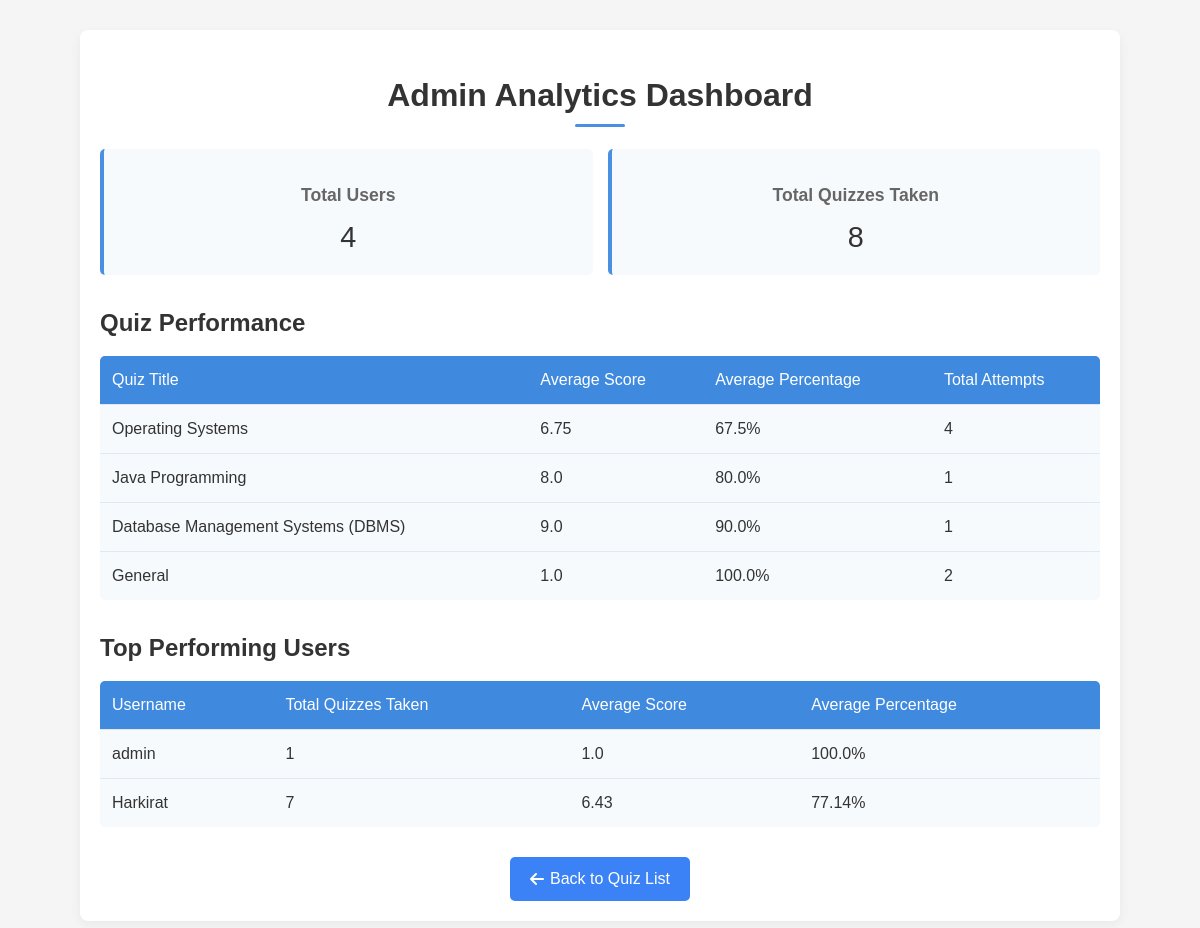
Page /admin_analytics (signed in) on the committed database.
### app.py (models this page shows)
class Quiz(db.Model):
    id = db.Column(db.Integer, primary_key=True)
    title = db.Column(db.String(100), nullable=False)
    time_limit = db.Column(db.Integer, nullable=False)

class User(db.Model):
    id = db.Column(db.Integer, primary_key=True)
    username = db.Column(db.String(80), unique=True, nullable=False)
    password = db.Column(db.String(120), nullable=False)
    is_admin = db.Column(db.Boolean, default=False)

### app.py (the view)
@app.route('/admin_analytics')
def admin_analytics():
    session.permanent = False
    if 'user_id' not in session or not session.get('is_admin'):
        flash('Admin access required.', 'danger')
        return redirect(url_for('home'))
    try:
        total_users = User.query.count()
        total_quizzes_taken = Score.query.count()
        quizzes = Quiz.query.all()
        quiz_stats = []
        for quiz in quizzes:
            scores = Score.query.filter_by(quiz_id=quiz.id).all()
            if scores:
                avg_score = sum(score.score for score in scores) / len(scores)
                total_questions = Question.query.filter_by(quiz_id=quiz.id).count()
                avg_percentage = (avg_score / total_questions) * 100 if total_questions else 0
                quiz_stats.append({
                    'title': quiz.title,
                    'avg_score': round(avg_score, 2),
                    'avg_percentage': round(avg_percentage, 2),
                    'total_attempts': len(scores)
                })
        top_users = []
        users = User.query.all()
        for user in users:
            scores = Score.query.filter_by(user_id=user.id).all()
            if scores:
                total_attempts = len(scores)
                avg_score = sum(score.score for score in scores) / total_attempts
                total_percentages = 0
                for score in scores:
                    total_questions = Question.query.filter_by(quiz_id=score.quiz_id).count()
                    percentage = (score.score / total_questions * 100) if total_questions else 0
                    total_percentages += percentage
                avg_percentage = total_percentages / total_attempts if total_attempts else 0
                top_users.append({
                    'username': user.username,
                    'total_attempts': total_attempts,
                    'avg_score': round(avg_score, 2),
                    'avg_percentage': round(avg_percentage, 2)
                })
        top_users = sorted(top_users, key=lambda x: x['avg_percentage'], reverse=True)[:5]
        return render_template('admin_analytics.html',
                              total_users=total_users,
                              total_quizzes_taken=total_quizzes_taken,
                              quiz_stats=quiz_stats,
                              top_users=top_users)
    except Exception as e:
        flash(f"Error loading analytics: {str(e)}", 'danger')
        return redirect(url_for('home'))

### templates/admin_analytics.html (shortened to what this page needs)
<!DOCTYPE html>
<html lang="en">
<head>
    <link rel="stylesheet" href="https://cdnjs.cloudflare.com/ajax/libs/font-awesome/6.4.0/css/all.min.css">
</head>
<body>
    <div class="container">
        <h1>Admin Analytics Dashboard</h1>
        <div class="stats-grid">
            <div class="stat-card">
                <h3>Total Users</h3>
                <p>{{ total_users | default(0) }}</p>
            </div>
            <div class="stat-card">
                <h3>Total Quizzes Taken</h3>
                <p>{{ total_quizzes_taken | default(0) }}</p>
            </div>
        </div>
        <div class="quiz-stats">
            <h2>Quiz Performance</h2>
            {% if quiz_stats %}
                <table>
                    <thead>
                        <tr>
                            <th>Quiz Title</th>
                            <th>Average Score</th>
                            <th>Average Percentage</th>
                            <th>Total Attempts</th>
                        </tr>
                    </thead>
                    <tbody>
                        {% for stat in quiz_stats %}
                            <tr>
                                <td>{{ stat.title | default('N/A') }}</td>
                                <td>{{ stat.avg_score | default(0) }}</td>
                                <td>{{ stat.avg_percentage | default(0) }}%</td>
                                <td>{{ stat.total_attempts | default(0) }}</td>
                            </tr>
                        {% endfor %}
                    </tbody>
                </table>
            {% else %}
                <p>No quiz data available.</p>
            {% endif %}
        </div>
        <div class="top-users">
            <h2>Top Performing Users</h2>
            {% if top_users %}
                <table>
                    <thead>
                        <tr>
                            <th>Username</th>
                            <th>Total Quizzes Taken</th>
                            <th>Average Score</th>
                            <th>Average Percentage</th>
                        </tr>
                    </thead>
                    <tbody>
                        {% for user in top_users %}
                            <tr>
                                <td>{{ user.username }}</td>
                                <td>{{ user.total_attempts }}</td>
                                <td>{{ user.avg_score }}</td>
                                <td>{{ user.avg_percentage }}%</td>
                            </tr>
                        {% endfor %}
                    </tbody>
                </table>
            {% else %}
                <p>No user performance data available.</p>
            {% endif %}
        </div>
        <div class="button-group">
            <a href="{{ url_for('home') }}" class="button">
                <i class="fas fa-arrow-left"></i>
                Back to Quiz List
            </a>
        </div>
    </div>
</body>
</html>

### templates/admin_analytics.html (style rules this page uses)
body { font-family: 'Arial', sans-serif; margin: 0; padding: 0; background-color: #f5f5f5; color: #333; line-height: 1.5; }
.container { max-width: 1000px; margin: 30px auto; padding: 20px; background-color: #fff; border-radius: 8px; box-shadow: 0 4px 12px rgba(0, 0, 0, 0.05); }
h1 { text-align: center; color: #333; margin-bottom: 30px; font-size: 2em; position: relative; }
h1::after { content: ''; position: absolute; width: 50px; height: 3px; background-color: #4a90e2; bottom: -8px; left: 50%; transform: translateX(-50%); border-radius: 2px; }
h2 { color: #333; font-size: 1.5em; margin-bottom: 15px; }
.stats-grid { display: grid; grid-template-columns: repeat(auto-fit, minmax(200px, 1fr)); gap: 15px; margin-bottom: 30px; }
.stat-card { background-color: #f7fafc; padding: 15px; border-radius: 5px; text-align: center; border-left: 4px solid #4a90e2; transition: transform 0.2s ease, box-shadow 0.2s ease; }
.stat-card h3 { font-size: 1.1em; color: #666; margin-bottom: 8px; }
.stat-card p { font-size: 1.8em; color: #333; margin: 0; }
.quiz-stats { margin-bottom: 30px; }
.quiz-stats table, .top-users table { width: 100%; border-collapse: collapse; background: #f7fafc; border-radius: 5px; overflow: hidden; }
.quiz-stats th, .quiz-stats td, .top-users th, .top-users td { padding: 12px; text-align: left; border-bottom: 1px solid #e2e8f0; }
.quiz-stats th, .top-users th { background-color: #3f8adf; color: white; font-weight: 500; }
.quiz-stats tr:last-child td, .top-users tr:last-child td { border-bottom: none; }
.top-users { margin-bottom: 30px; }
.button-group { text-align: center; display: flex; justify-content: center; gap: 10px; flex-wrap: wrap; }
.button { display: inline-flex; align-items: center; gap: 6px; padding: 10px 20px; background-color: #3b82f6; color: white; text-decoration: none; border-radius: 5px; font-size: 1em; font-weight: 500; transition: background 0.3s ease; }
.button i { font-size: 1em; }

### rows in the picture
Quiz: title "Operating Systems", avg_score "6.75", avg_percentage "67.5", total_attempts "4"
Quiz: title "Java Programming", avg_score "8.0", avg_percentage "80.0", total_attempts "1"
Quiz: title "Database Management Systems (DBMS)", avg_score "9.0", avg_percentage "90.0", total_attempts "1"
Quiz: title "General", avg_score "1.0", avg_percentage "100.0", total_attempts "2"
User: username "admin", total_attempts "1", avg_score "1.0", avg_percentage "100.0"
User: username "Harkirat", total_attempts "7", avg_score "6.43", avg_percentage "77.14"

### other values in the picture
{{ total_users | default(0) }} "4"
{{ total_quizzes_taken | default(0) }} "8"
